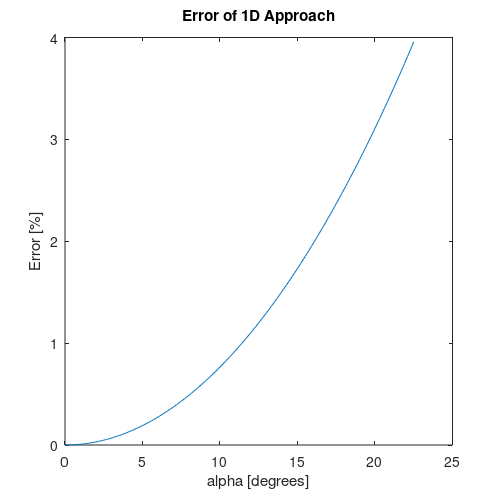

Reproduce this figure in MATLAB.
al = 0:0.1:22.5;
E  = abs(1 - 2 ./ (1 + cosd(al))) * 100;

plot(al, E)
title('Error of 1D Approach');
ylabel('Error [%]')
xlabel('alpha [degrees]')

set(gcf, 'PaperPosition', [0 0 5 5]); %Position plot at left hand corner with width 5 and height 5.
set(gcf, 'PaperSize', [5 5]); %Set the paper to have width 5 and height 5.
saveas(gcf, 'plotq1', 'pdf') %Save figure